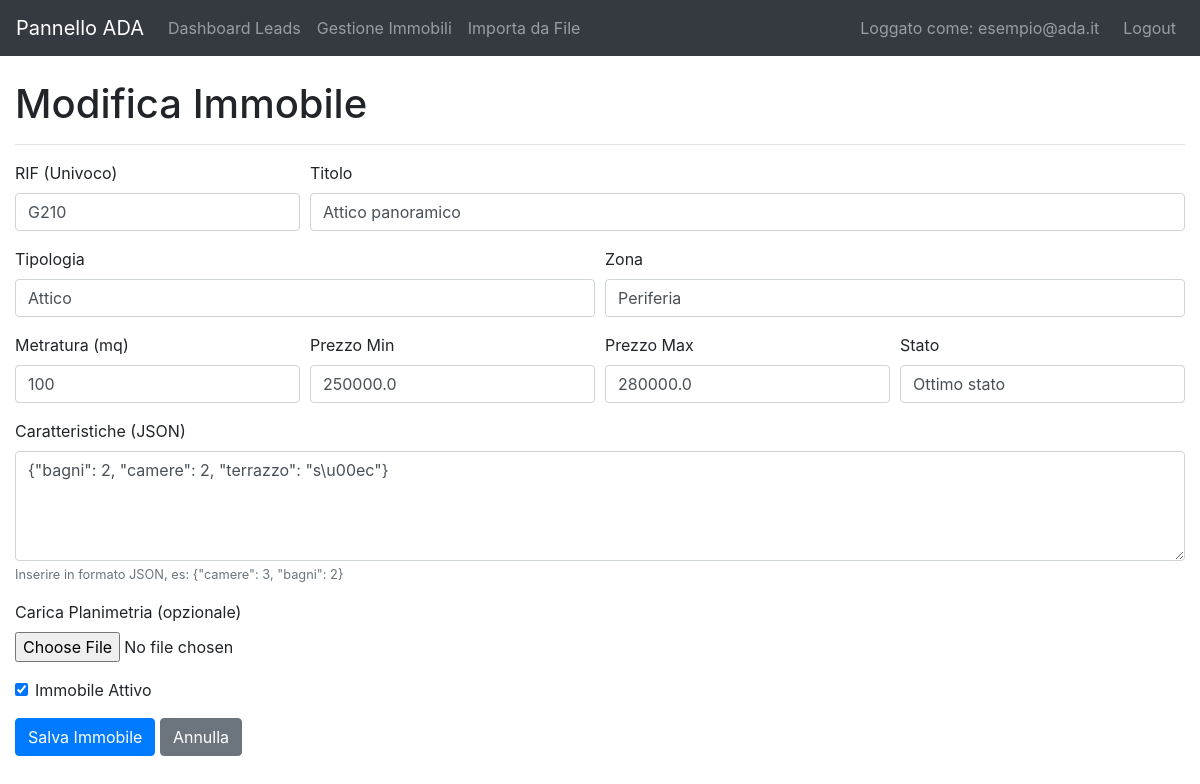
Screenshot of /admin/property/edit/3 (signed in) with the database file from the repository.
### app/models.py (models this page shows, shortened)
class User(UserMixin, db.Model):
    __tablename__ = 'users'
    id = db.Column(db.Integer, primary_key=True)
    email = db.Column(db.String(120), unique=True, nullable=False)
    password_hash = db.Column(db.String(128))
    role = db.Column(db.String(80), nullable=False, default='Agente')

class Property(db.Model):
    __tablename__ = 'properties'
    id = db.Column(db.Integer, primary_key=True)
    rif = db.Column(db.String(50), unique=True, nullable=False)
    titolo = db.Column(db.String(200), nullable=False)
    tipologia = db.Column(db.String(100))
    zona = db.Column(db.String(100))
    indirizzo_parziale = db.Column(db.String(200))
    mq = db.Column(db.Integer)
    prezzo_min = db.Column(db.Float)
    prezzo_max = db.Column(db.Float)
    stato = db.Column(db.String(50))
    caratteristiche_json = db.Column(db.JSON)
    attivo = db.Column(db.Boolean, default=True)
    assets = db.relationship('PropertyAsset', backref='property', lazy=True)

### app/admin/routes.py (the view, shortened to what this page needs)
@bp.route('/property/edit/<int:property_id>', methods=['GET', 'POST'])
@login_required
def edit_property(property_id):
    prop = Property.query.get_or_404(property_id)
    return render_template('admin/property_form.html', property=prop)

### app/__init__.py (called while the page is built)
def create_app():
    app = Flask(__name__, instance_relative_config=True)
    app.config['SECRET_KEY'] = os.environ.get('SECRET_KEY', 'a-hard-to-guess-string')
    app.config['SQLALCHEMY_DATABASE_URI'] = os.environ.get('DATABASE_URL', 'sqlite:///instance/app.db')
    app.config['SQLALCHEMY_TRACK_MODIFICATIONS'] = False
    db.init_app(app)
    migrate.init_app(app, db)
    login_manager.init_app(app)
    from app.models import User
    @login_manager.user_loader
    def load_user(user_id):
        return User.query.get(int(user_id))
    from app.main import bp as main_bp
    app.register_blueprint(main_bp)
    from app.admin import bp as admin_bp
    app.register_blueprint(admin_bp)
    return app

### app/templates/admin/property_form.html (shortened to what this page needs)
{% extends "admin/base.html" %}
{% block content %}
<h1>{{ 'Modifica' if property else 'Aggiungi' }} Immobile</h1>
<hr>
<form method="POST" enctype="multipart/form-data">
    <div class="form-row">
        <div class="form-group col-md-3">
            <label for="rif">RIF (Univoco)</label>
            <input type="text" class="form-control" id="rif" name="rif" value="{{ property.rif if property else '' }}" required>
        </div>
        <div class="form-group col-md-9">
            <label for="titolo">Titolo</label>
            <input type="text" class="form-control" id="titolo" name="titolo" value="{{ property.titolo if property else '' }}" required>
        </div>
    </div>
    <div class="form-row">
        <div class="form-group col-md-6">
            <label for="tipologia">Tipologia</label>
            <input type="text" class="form-control" id="tipologia" name="tipologia" value="{{ property.tipologia if property else '' }}">
        </div>
        <div class="form-group col-md-6">
            <label for="zona">Zona</label>
            <input type="text" class="form-control" id="zona" name="zona" value="{{ property.zona if property else '' }}">
        </div>
    </div>
    <div class="form-row">
        <div class="form-group col-md-3">
            <label for="mq">Metratura (mq)</label>
            <input type="number" class="form-control" id="mq" name="mq" value="{{ property.mq if property else '' }}">
        </div>
        <div class="form-group col-md-3">
            <label for="prezzo_min">Prezzo Min</label>
            <input type="number" step="0.01" class="form-control" id="prezzo_min" name="prezzo_min" value="{{ property.prezzo_min if property else '' }}">
        </div>
        <div class="form-group col-md-3">
            <label for="prezzo_max">Prezzo Max</label>
            <input type="number" step="0.01" class="form-control" id="prezzo_max" name="prezzo_max" value="{{ property.prezzo_max if property else '' }}">
        </div>
        <div class="form-group col-md-3">
            <label for="stato">Stato</label>
            <input type="text" class="form-control" id="stato" name="stato" value="{{ property.stato if property else '' }}">
        </div>
    </div>
     <div class="form-group">
        <label for="caratteristiche_json">Caratteristiche (JSON)</label>
        <textarea class="form-control" id="caratteristiche_json" name="caratteristiche_json" rows="4">{{ property.caratteristiche_json | tojson if property and property.caratteristiche_json else '{}' }}</textarea>
        <small class="form-text text-muted">Inserire in formato JSON, es: {"camere": 3, "bagni": 2}</small>
    </div>
    <div class="form-group">
        <label for="planimetria">Carica Planimetria (opzionale)</label>
        <input type="file" class="form-control-file" id="planimetria" name="planimetria">
    </div>
    <div class="form-group form-check">
        <input type="checkbox" class="form-check-input" id="attivo" name="attivo" value="y" {% if not property or property.attivo %}checked{% endif %}>
        <label class="form-check-label" for="attivo">Immobile Attivo</label>
    </div>
    <button type="submit" class="btn btn-primary">Salva Immobile</button>
    <a href="{{ url_for('admin.properties') }}" class="btn btn-secondary">Annulla</a>
</form>
{% endblock %}

### app/templates/admin/base.html (shortened to what this page needs)
<!DOCTYPE html>
<html lang="it">
<head>
    <link rel="stylesheet" href="https://stackpath.bootstrapcdn.com/bootstrap/4.5.2/css/bootstrap.min.css">
</head>
<body>
    <nav class="navbar navbar-expand-lg navbar-dark bg-dark">
        <a class="navbar-brand" href="{{ url_for('admin.dashboard') }}">Pannello ADA</a>
        <div class="collapse navbar-collapse" id="navbarNav">
            <ul class="navbar-nav mr-auto">
                <li class="nav-item">
                    <a class="nav-link" href="{{ url_for('admin.dashboard') }}">Dashboard Leads</a>
                </li>
                <li class="nav-item">
                    <a class="nav-link" href="{{ url_for('admin.properties') }}">Gestione Immobili</a>
                </li>
                <li class="nav-item">
                    <a class="nav-link" href="{{ url_for('admin.import_properties') }}">Importa da File</a>
                </li>
            </ul>
            <ul class="navbar-nav">
                 <li class="nav-item">
                    <span class="navbar-text mr-3">
                        Loggato come: {{ current_user.email }}
                    </span>
                 </li>
                 <li class="nav-item">
                    <a class="nav-link" href="{{ url_for('admin.logout') }}">Logout</a>
                </li>
            </ul>
        </div>
    </nav>
    <div class="container-fluid mt-4">
        {% block content %}{% endblock %}
    </div>
</body>
</html>

### rows the page displays
User: email "esempio@ada.it"
Property: rif "G210", titolo "Attico panoramico", tipologia "Attico", zona "Periferia", mq "100", prezzo_min "250000.0", prezzo_max "280000.0", stato "Ottimo stato", caratteristiche_json "{\"bagni\": 2, \"camere\": 2, \"terrazzo\": \"s\\u00ec\"}", attivo "☑"

### other values shown
{{ 'Modifica' if property else 'Aggiungi' }} "Modifica"
